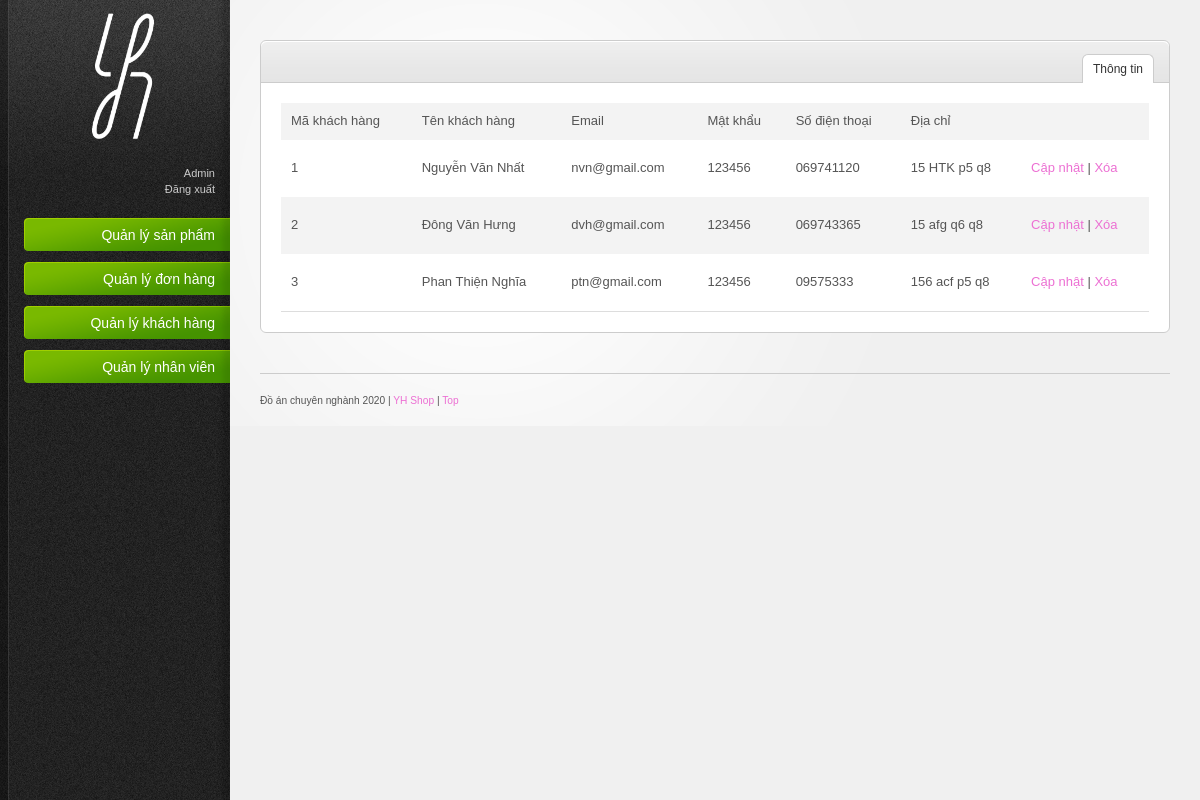
/DoAn/admin/khachhang.php (signed in), run on the app's committed database.
### tables this page shows
CREATE TABLE IF NOT EXISTS `khachhang` (
  `makh` int(10) NOT NULL AUTO_INCREMENT,
  `tenkh` varchar(50) NOT NULL,
  `email` varchar(50) NOT NULL,
  `matkhau` varchar(20) NOT NULL,
  `sodienthoai` varchar(20) NOT NULL,
  `diachi` varchar(100) NOT NULL,
  PRIMARY KEY (`makh`),
  UNIQUE KEY `email` (`email`)
);

### DoAn/admin/subpage/ds_khachhang.php (the view, shortened to what this page needs)
<table border="1">
	<tr>
		<td>Mã khách hàng</td>
		<td>Tên khách hàng </td>
        <td>Email</td>
        <td>Mật khẩu</td>
        <td>Số điện thoại</td>
        <td>Địa chỉ</td>
        <td></td>
	</tr>
	<?php
		$kh = $obj->query("select * from khachhang");
		$data = $kh->fetchAll();
		foreach ($data as $key => $value) {
	?>
	<tr>
		<td><ul><?php echo $value['makh']?></ul></td>
		<td><ul><?php echo $value['tenkh'] ?></ul></td>
        <td><ul><?php echo $value['email'] ?></ul></td>
        <td><ul><?php echo $value['matkhau'] ?></ul></td>
        <td><ul><?php echo $value['sodienthoai'] ?></ul></td>
        <td><ul><?php echo $value['diachi'] ?></ul></td>
		<td>
			<a href="capnhat_khachhang.php?makh=<?php echo($value['makh']) ?>" >Cập nhật </a>|
			<a onclick="return window.confirm('Bạn muốn xóa không');" href="xl_xoa_kh.php?makh=<?php echo($value['makh']) ?>"> Xóa</a>
		</td>
	<?php
	}
	?>
	</tr>
</table>

### DoAn/admin/resources/css/style.css (style rules this page uses)
html { font-size: 100%; height: 100%; margin-bottom: 1px; }
body { font-family: Arial, Helvetica, sans-serif; color: #555; background: #f0f0f0 url('../images/bg-body.gif') top left repeat-y; font-size: 12px; }
a { color: #ec70d3; text-decoration: none; }
#main-content ul, #main-content ol { padding: 10px 0; }
#main-content table { width: 100%; border-collapse: collapse; }
#main-content tbody tr { background: #fff; }
#main-content tbody tr.alt-row { background: #f3f3f3; }
#main-content table td, #main-content table th { padding: 10px; line-height: 1.3em; }

### data on the page
khachhang: makh "1", tenkh "Nguyễn Văn Nhất", email "nvn@gmail.com", matkhau "123456", sodienthoai "069741120", diachi "15 HTK p5 q8"
khachhang: makh "2", tenkh "Đông Văn Hưng", email "dvh@gmail.com", matkhau "123456", sodienthoai "069743365", diachi "15 afg q6 q8"
khachhang: makh "3", tenkh "Phan Thiện Nghĩa", email "ptn@gmail.com", matkhau "123456", sodienthoai "09575333", diachi "156 acf p5 q8"

### other printed values
$_SESSION['admin'] "Admin"
